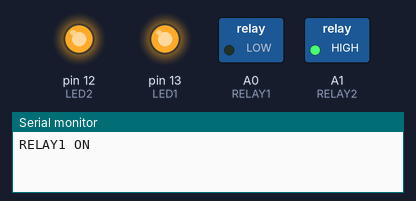
Recording of a sketch running on a simulated Arduino Uno, built with avr-gcc and run on an emulated ATmega328P. Parts: switched loads named in the sketch (green lamp = pin HIGH), output pins drawn as LEDs (lit = HIGH), the last lines printed to the serial monitor.

Above: at 0.5 s.
At 2.5 s:
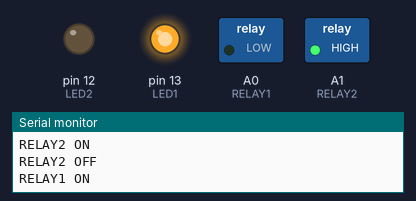
At 3.5 s:
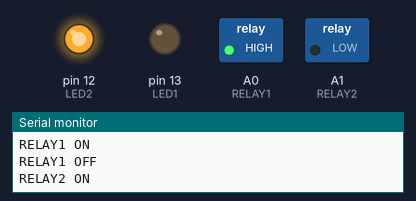
Timing chart, 0 to 4.6 s (numbered marks = the images above):
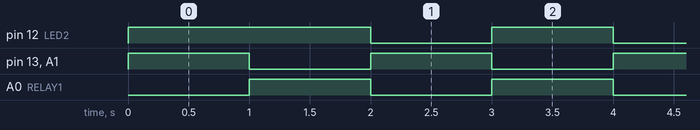

Measured:
- by itself, pin 12 (LED2), pin 13 (LED1), A0 (RELAY1), A1 (RELAY2): alternates HIGH for 1.0 s and LOW for 1.0 s
- by itself, everything shown: repeats every 2.0 s, in 3 steps

The sketch:

RelayModule2Chnl.ino
```cpp
int RELAY1 = A0;
int RELAY2 = A1;
int LED1 = 13;
int LED2 = 12;
int delayValue = 1000;

void setup() {
  // put your setup code here, to run once:
  pinMode(RELAY1, OUTPUT);
  pinMode(LED1, OUTPUT);
  pinMode(RELAY2, OUTPUT);
  pinMode(LED2, OUTPUT);

  digitalWrite(RELAY1, HIGH);
  digitalWrite(RELAY2, HIGH);

  digitalWrite(LED1, HIGH);
  digitalWrite(LED2, HIGH);
  Serial.begin(9600);
}

void loop() {

  // put your main code here, to run repeatedly:
  digitalWrite(RELAY1, LOW);
  digitalWrite(LED1, HIGH);
  Serial.println("RELAY1 ON");
  delay(delayValue);

  digitalWrite(RELAY1, HIGH);
  digitalWrite(LED1, LOW);
  Serial.println("RELAY1 OFF");
//  delay(delayValue);

  digitalWrite(RELAY2, LOW);
  digitalWrite(LED2, HIGH);
  Serial.println("RELAY2 ON");
  delay(delayValue);

  digitalWrite(RELAY2, HIGH);
  digitalWrite(LED2, LOW);
  Serial.println("RELAY2 OFF");
//  delay(delayValue);
}
```
